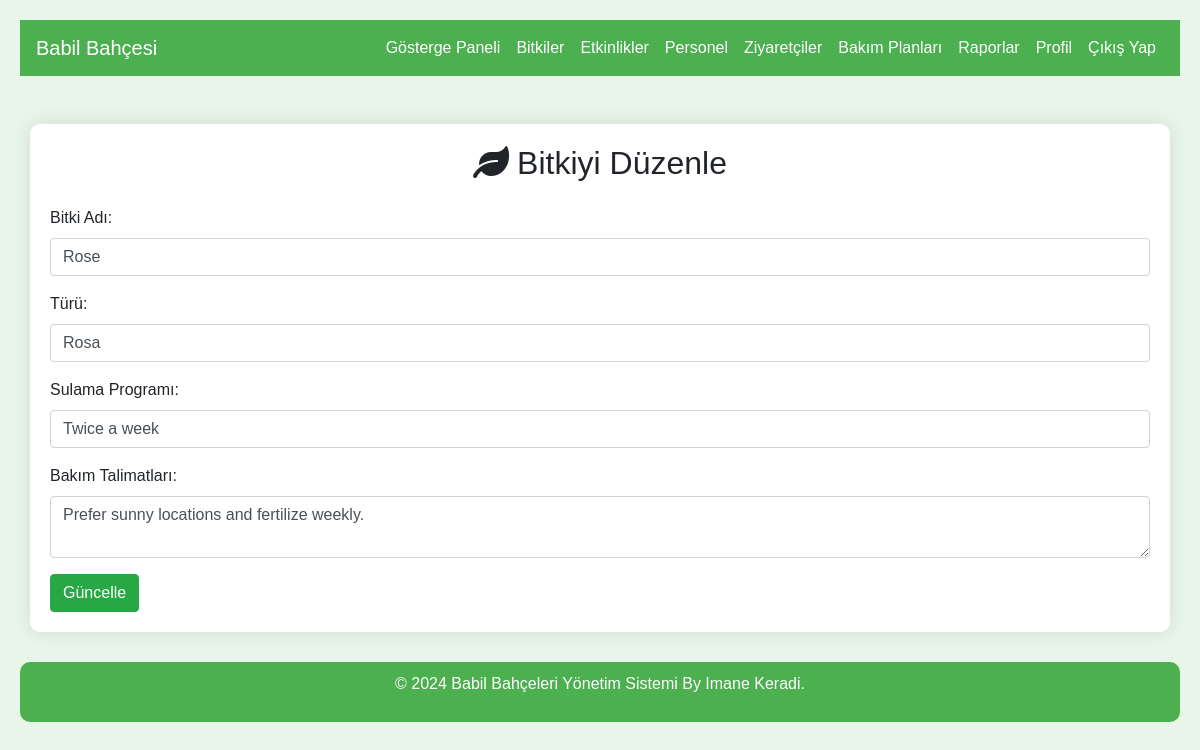
Page /plants/edit.php?id=1 on the committed database.
### tables this page shows
CREATE TABLE `plants` (
  `id` int(11) NOT NULL,
  `name` varchar(255) NOT NULL,
  `species` varchar(255) NOT NULL,
  `watering_schedule` varchar(255) NOT NULL,
  `care_instructions` text DEFAULT NULL
);

### plants/edit.php (the view, shortened to what this page needs)
<?php
include('../config/db.php');
if (isset($_GET['id'])) {
    $id = $_GET['id'];
    $sql = "SELECT * FROM plants WHERE id=?";
    $stmt = $conn->prepare($sql);
    $stmt->bind_param("i", $id);
    $stmt->execute();
    $result = $stmt->get_result();
    $row = $result->fetch_assoc();
}
?>
<!DOCTYPE html>
<html lang="tr">
<head>
    <link rel="stylesheet" href="https://stackpath.bootstrapcdn.com/bootstrap/4.5.2/css/bootstrap.min.css">
    <link rel="stylesheet" href="https://cdnjs.cloudflare.com/ajax/libs/font-awesome/5.15.3/css/all.min.css">
</head>
<body>
<nav class="navbar navbar-expand-lg navbar-dark" style="background-color: #4CAF50;">
    <a class="navbar-brand" href="../dashboard.php">Babil Bahçesi</a>
    <div class="collapse navbar-collapse" id="navbarNav">
        <ul class="navbar-nav ml-auto">
            <li class="nav-item"><a class="nav-link" href="../dashboard.php">Gösterge Paneli</a></li>
            <li class="nav-item"><a class="nav-link" href="../plants/list.php">Bitkiler</a></li>
            <li class="nav-item"><a class="nav-link" href="../events/list.php">Etkinlikler</a></li>
            <li class="nav-item"><a class="nav-link" href="../staff/list.php">Personel</a></li>
            <li class="nav-item"><a class="nav-link" href="../visitors/list.php">Ziyaretçiler</a></li>
            <li class="nav-item"><a class="nav-link" href="../care_plans/list.php">Bakım Planları</a></li>
            <li class="nav-item"><a class="nav-link" href="../reports/list.php">Raporlar</a></li>
            <li class="nav-item"><a class="nav-link" href="../profile.php">Profil</a></li>
            <li class="nav-item"><a class="nav-link" href="../logout.php">Çıkış Yap</a></li>
        </ul>
    </div>
</nav>
<div class="container mt-5">
    <h2 class="text-center mb-4"><i class="fas fa-leaf mr-2"></i>Bitkiyi Düzenle</h2>
    <form method="POST" action="">
        <div class="form-group">
            <label for="name">Bitki Adı:</label>
            <input type="text" class="form-control" id="name" name="name" value="<?php echo htmlspecialchars($row['name'] ?? ''); ?>" required>
        </div>
        <div class="form-group">
            <label for="species">Türü:</label>
            <input type="text" class="form-control" id="species" name="species" value="<?php echo htmlspecialchars($row['species'] ?? ''); ?>" required>
        </div>
        <div class="form-group">
            <label for="watering_schedule">Sulama Programı:</label>
            <input type="text" class="form-control" id="watering_schedule" name="watering_schedule" value="<?php echo htmlspecialchars($row['watering_schedule'] ?? ''); ?>" required>
        </div>
        <div class="form-group">
            <label for="care_instructions">Bakım Talimatları:</label>
            <textarea class="form-control" id="care_instructions" name="care_instructions" required><?php echo htmlspecialchars($row['care_instructions'] ?? ''); ?></textarea>
        </div>
        <button type="submit" class="btn btn-success">Güncelle</button>
    </form>
</div>
<div class="footer">
    <p>&copy; 2024 Babil Bahçeleri Yönetim Sistemi By Imane Keradi.</p>
</div>
</body>
</html>

### plants/edit.php (style rules this page uses)
body { font-family: Arial, sans-serif; margin: 0; padding: 20px; background-color: #e8f5e9; }
.navbar-brand, .nav-link { color: white !important; }
.footer { background-color: #4caf50; padding: 10px; color: #fff; text-align: center; border-radius: 10px; margin-top: 30px; }
.container { background-color: #fff; border-radius: 10px; box-shadow: 0 0 20px rgba(0, 0, 0, 0.1); padding: 20px; }
.btn-success { background-color: #28a745; border-color: #28a745; }

### rows in the picture
plants: name "Rose", species "Rosa", watering_schedule "Twice a week", care_instructions "Prefer sunny locations and fertilize weekly."
